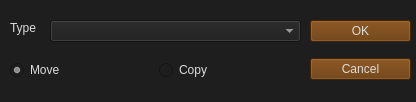
<?xml version="1.0" encoding="UTF-8"?>
<ui version="4.0">
 <class>Form</class>
 <widget class="QWidget" name="Form">
  <property name="geometry">
   <rect>
    <x>0</x>
    <y>0</y>
    <width>416</width>
    <height>102</height>
   </rect>
  </property>
  <property name="windowTitle">
   <string>Form</string>
  </property>
  <property name="styleSheet">
   <string notr="true">color: rgb(220, 220, 220);
background-color: rgb(30, 30, 30);</string>
  </property>
  <widget class="QWidget" name="verticalLayoutWidget">
   <property name="geometry">
    <rect>
     <x>310</x>
     <y>10</y>
     <width>101</width>
     <height>80</height>
    </rect>
   </property>
   <layout class="QVBoxLayout" name="verticalLayout">
    <item>
     <widget class="QPushButton" name="btnOK">
      <property name="styleSheet">
       <string notr="true">color: rgb(220, 220, 220);
background-color: rgb(100, 50, 0);</string>
      </property>
      <property name="text">
       <string>OK</string>
      </property>
     </widget>
    </item>
    <item>
     <widget class="QPushButton" name="btnCancel">
      <property name="styleSheet">
       <string notr="true">color: rgb(220, 220, 220);
background-color: rgb(100, 50, 0);</string>
      </property>
      <property name="text">
       <string>Cancel</string>
      </property>
     </widget>
    </item>
   </layout>
  </widget>
  <widget class="QLabel" name="Type">
   <property name="geometry">
    <rect>
     <x>10</x>
     <y>20</y>
     <width>41</width>
     <height>16</height>
    </rect>
   </property>
   <property name="text">
    <string>Type</string>
   </property>
  </widget>
  <widget class="QComboBox" name="comboBox">
   <property name="geometry">
    <rect>
     <x>50</x>
     <y>20</y>
     <width>251</width>
     <height>22</height>
    </rect>
   </property>
  </widget>
  <widget class="QWidget" name="horizontalLayoutWidget_2">
   <property name="geometry">
    <rect>
     <x>10</x>
     <y>60</y>
     <width>291</width>
     <height>21</height>
    </rect>
   </property>
   <layout class="QHBoxLayout" name="horizontalLayout_2">
    <item>
     <widget class="QRadioButton" name="A_Option1">
      <property name="text">
       <string>Move</string>
      </property>
      <property name="checked">
       <bool>true</bool>
      </property>
     </widget>
    </item>
    <item>
     <widget class="QRadioButton" name="B_Option2">
      <property name="text">
       <string>Copy</string>
      </property>
      <property name="checked">
       <bool>false</bool>
      </property>
     </widget>
    </item>
   </layout>
  </widget>
 </widget>
 <resources/>
 <connections/>
</ui>
